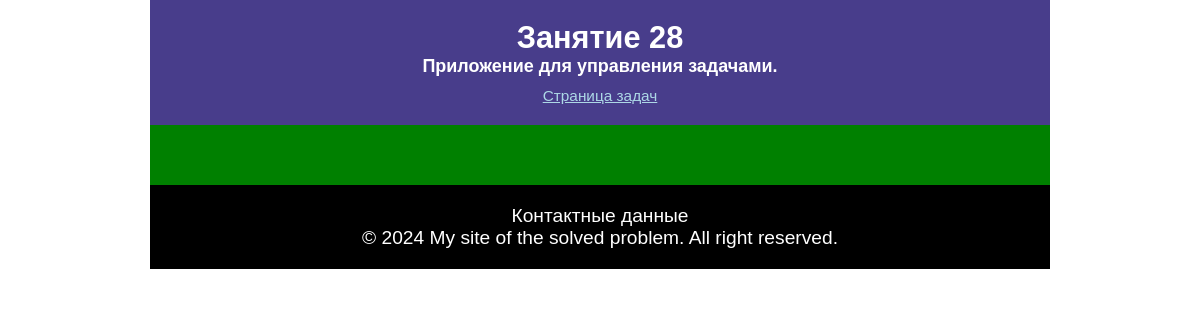
Page /lesson28/tasks/ on the earlier database version.
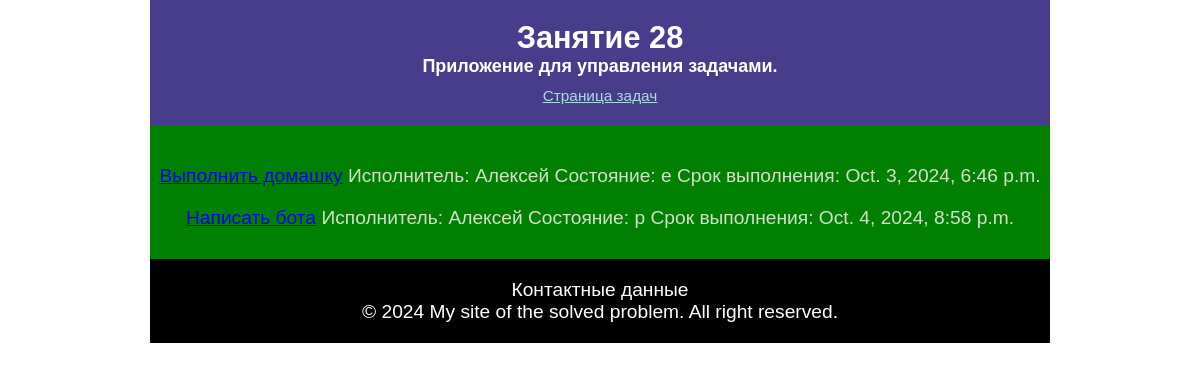
Same page on the later database version.
### lesson28/models.py (models this page shows, shortened)
class Task(models.Model):
    STATUS_CHOICES = (
        ('e', 'в ожидании'),
        ('p', 'в процессе'),
        ('c', 'выполнено'),
    )
    title = models.CharField(max_length=50)
    description = models.TextField(max_length=1000)
    executor = models.ForeignKey('User', on_delete=models.SET_NULL, null=True)
    status = models.CharField(max_length=1, choices=STATUS_CHOICES, default='e')
    created_date = models.DateTimeField(auto_now_add=True)
    completed_date = models.DateTimeField()

class User(models.Model):
    name = models.CharField(max_length=100)
    e_mail = models.EmailField()
    password = models.CharField(max_length=10)
    def __str__(self):
        return self.name

### lesson28/views.py (the view)
# urls.py: path('tasks/', views.task_page, name='task_all'),
def task_page(request):
    content = {
        'tasks': Task.objects.all(),
    }
    return render(request, 'lesson28/tasks.html', content)

### templates/lesson28/tasks.html (shortened to what this page needs)
{% extends 'lesson28/index.html' %}
{% block content %}
	{% include 'lesson28/list_task.html' %}
{% endblock %}

### templates/lesson28/list_task.html
{% load static %}
<div id="task_list">
    {% for task in tasks %}
        <div class="task">
            <a href="{{task.id}}">{{task.title}}</a>
            <div class="executor">
                <p>Исполнитель:</p>
                <p>{{task.executor}}</p>
            </div>
            <div class="status">
                <p>Состояние:</p>
                {{task.status}}
            </div>
            <div class="date_compl">
                <p>Срок выполнения:</p>
                {{task.completed_date}}
            </div>
        </div>
    {% endfor %}
</div>

Differences in the rows shown:
added Task: title "Выполнить домашку", executor "Алексей", status "e", completed_date "Oct. 3, 2024, 6:46 p.m."
added Task: title "Написать бота", executor "Алексей", status "p", completed_date "Oct. 4, 2024, 8:58 p.m."
